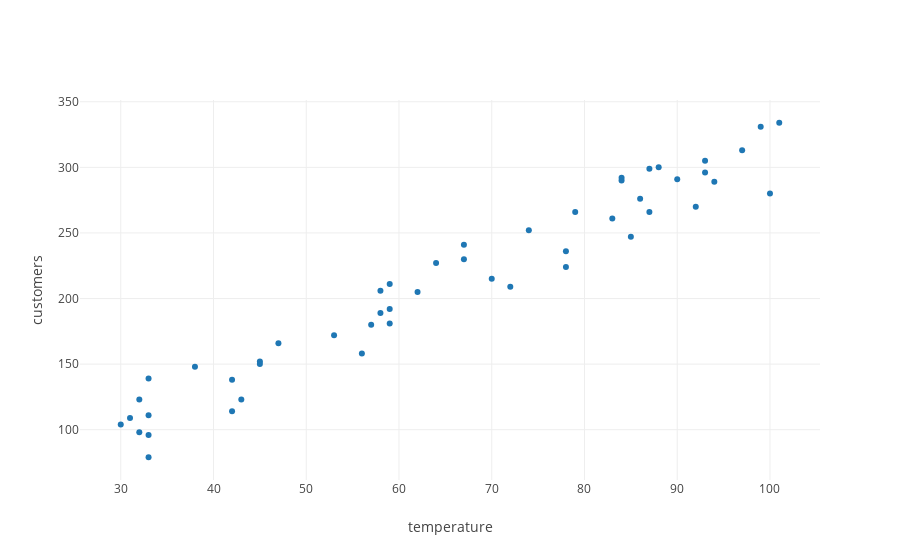

Source (notebook cell):
### Markdown cell above
Let's plot our data.

### Code cell
from graph import trace_values, plot
data_trace = trace_values(random_temperatures, customers_with_error, name = 'initial data')

layout = {'yaxis': {'title': 'customers'}, 'xaxis': {'title': 'temperature'}}
plot([data_trace], layout = layout)

### Figure 1 — Plotly figure (JSON) as saved in the notebook; plotly's stock layout.template omitted (floating-point values rounded to 4 significant figures)
{"data": [{"mode": "markers", "name": "initial data", "text": [], "type": "scatter", "uid": "a1026091-d90c-4af2-8041-67ffb183859c", "x": [47, 38, 62, 45, 93, 87, 90, 78, 56, 42, 92, 33, 79, 85, 30, 87, 64, 59, 43, 70, 33, 32, 33, 99, 31, 78, 57, 84, 33, 97, 58, 86, 93, 100, 59, 74, 59, 58, 88, 67, 32, 83, 101, 42, 53, 67, 45, 72, 94, 84], "y": [166, 148, 205, 152, 296, 266, 291, 224, 158, 138, 270, 79, 266, 247, 104, 299, 227, 192, 123, 215, 111, 98, 139, 331, 109, 236, 180, 290, 96, 313, 189, 276, 305, 280, 181, 252, 211, 206, 300, 241, 123, 261, 334, 114, 172, 230, 150, 209, 289, 292]}], "layout": {"autosize": true, "xaxis": {"autorange": true, "range": [25.65, 105.3], "title": {"text": "temperature"}, "type": "linear"}, "yaxis": {"autorange": true, "range": [60.32, 352.7], "title": {"text": "customers"}, "type": "linear"}}}
